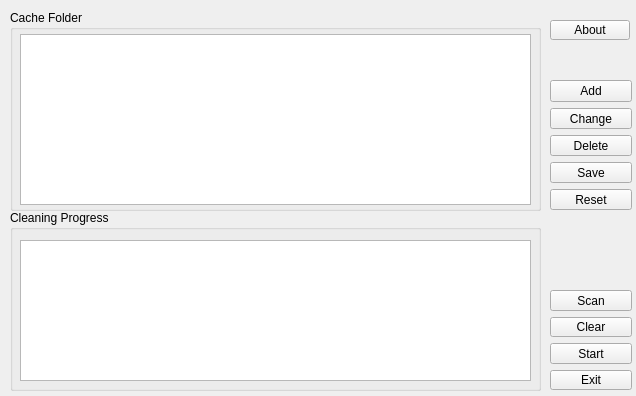
<?xml version="1.0" encoding="UTF-8"?>
<ui version="4.0">
 <class>Widget</class>
 <widget class="QWidget" name="Widget">
  <property name="geometry">
   <rect>
    <x>0</x>
    <y>0</y>
    <width>636</width>
    <height>396</height>
   </rect>
  </property>
  <property name="windowTitle">
   <string>CacheCleaner</string>
  </property>
  <widget class="QGroupBox" name="groupBox">
   <property name="geometry">
    <rect>
     <x>10</x>
     <y>210</y>
     <width>531</width>
     <height>181</height>
    </rect>
   </property>
   <property name="title">
    <string>Cleaning Progress</string>
   </property>
   <widget class="QPlainTextEdit" name="plainTextEdit">
    <property name="geometry">
     <rect>
      <x>10</x>
      <y>30</y>
      <width>511</width>
      <height>141</height>
     </rect>
    </property>
    <property name="readOnly">
     <bool>true</bool>
    </property>
   </widget>
  </widget>
  <widget class="QGroupBox" name="groupBox_2">
   <property name="geometry">
    <rect>
     <x>10</x>
     <y>10</y>
     <width>531</width>
     <height>201</height>
    </rect>
   </property>
   <property name="title">
    <string>Cache Folder</string>
   </property>
   <widget class="QTableWidget" name="tableWidget">
    <property name="geometry">
     <rect>
      <x>10</x>
      <y>24</y>
      <width>511</width>
      <height>171</height>
     </rect>
    </property>
   </widget>
  </widget>
  <widget class="QWidget" name="layoutWidget">
   <property name="geometry">
    <rect>
     <x>550</x>
     <y>80</y>
     <width>82</width>
     <height>130</height>
    </rect>
   </property>
   <layout class="QVBoxLayout" name="verticalLayout_2">
    <item>
     <widget class="QPushButton" name="pushButton_add">
      <property name="text">
       <string>Add</string>
      </property>
     </widget>
    </item>
    <item>
     <widget class="QPushButton" name="pushButton_change">
      <property name="text">
       <string>Change</string>
      </property>
     </widget>
    </item>
    <item>
     <widget class="QPushButton" name="pushButton_delete">
      <property name="text">
       <string>Delete</string>
      </property>
     </widget>
    </item>
    <item>
     <widget class="QPushButton" name="pushButton_save">
      <property name="text">
       <string>Save</string>
      </property>
     </widget>
    </item>
    <item>
     <widget class="QPushButton" name="pushButton_reset">
      <property name="text">
       <string>Reset</string>
      </property>
     </widget>
    </item>
   </layout>
  </widget>
  <widget class="QWidget" name="layoutWidget">
   <property name="geometry">
    <rect>
     <x>550</x>
     <y>290</y>
     <width>82</width>
     <height>100</height>
    </rect>
   </property>
   <layout class="QVBoxLayout" name="verticalLayout">
    <item>
     <widget class="QPushButton" name="pushButton_scan">
      <property name="text">
       <string>Scan</string>
      </property>
     </widget>
    </item>
    <item>
     <widget class="QPushButton" name="pushButton_clear">
      <property name="text">
       <string>Clear</string>
      </property>
     </widget>
    </item>
    <item>
     <widget class="QPushButton" name="pushButton_start">
      <property name="text">
       <string>Start</string>
      </property>
     </widget>
    </item>
    <item>
     <widget class="QPushButton" name="pushButton_cancel">
      <property name="text">
       <string>Exit</string>
      </property>
     </widget>
    </item>
   </layout>
  </widget>
  <widget class="QPushButton" name="pushButton_about">
   <property name="geometry">
    <rect>
     <x>550</x>
     <y>20</y>
     <width>80</width>
     <height>20</height>
    </rect>
   </property>
   <property name="text">
    <string>About</string>
   </property>
  </widget>
 </widget>
 <resources/>
 <connections/>
</ui>
